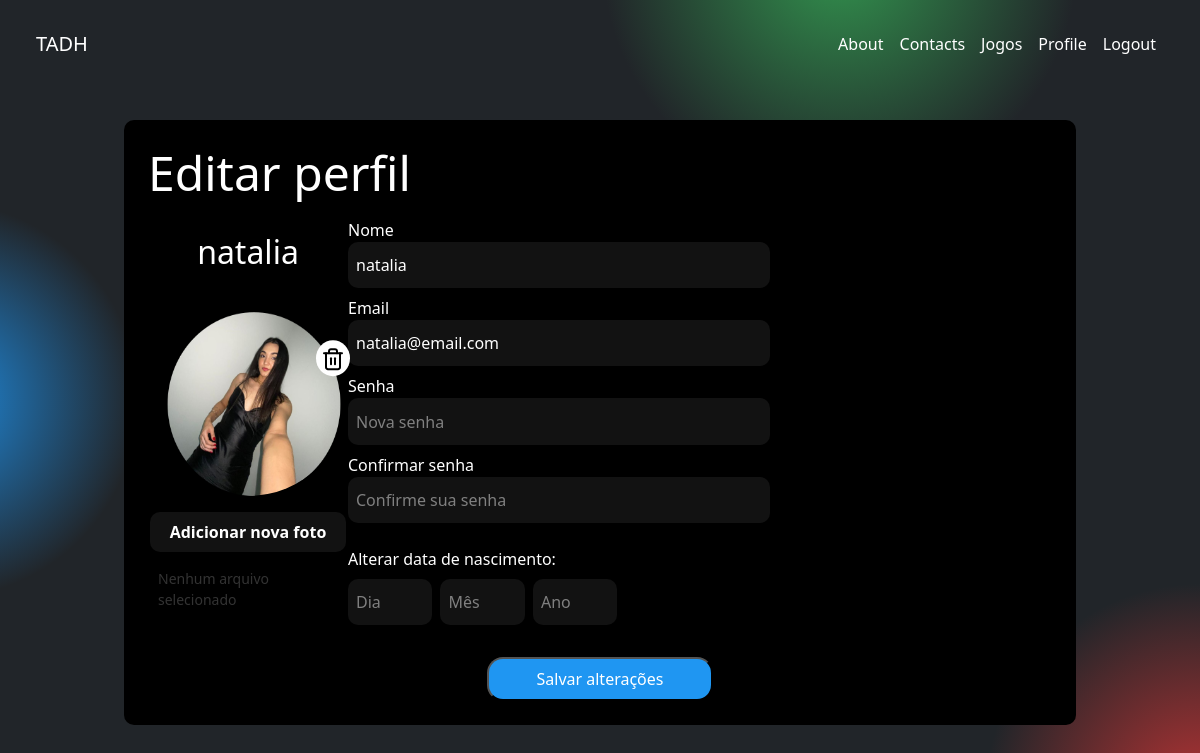
/perfil/editar/ (signed in), run on the app's committed database.
### jogos/models.py (models this page shows, shortened)
class BaseUser(AbstractUser):
    id = models.UUIDField(primary_key=True, default=uuid.uuid4, editable=False)
    created_at = models.DateTimeField(auto_now_add=True)
    updated_at = models.DateTimeField(auto_now=True)
    birth_date = models.DateField(null=True, blank=True)
    photo = models.ImageField(upload_to="users/images/%Y/%m/%d/", blank=True, null=True)
    USERNAME_FIELD = "username"

### jogos/views.py (the view)
# urls.py: path('perfil/editar/', views.profile_edit, name='profile_edit'),
@login_required(login_url="login")
def profile_edit(request):
    user = request.user
    if request.method == "POST":
        form = UserEditForm(request.POST, request.FILES, instance=user)
        try:
            dia = int(request.POST.get("day", 0))
            mes = int(request.POST.get("month", 0))
            ano = int(request.POST.get("year", 0))
            data_nascimento = date(ano, mes, dia)
            user.birth_date = data_nascimento
        except (ValueError, TypeError):
            data_nascimento = user.birth_date
        if form.is_valid():
            user = form.save(commit=False)
            user.birth_date = data_nascimento
            if "photo" in request.FILES:
                user.photo = request.FILES["photo"]
            if form.cleaned_data.get("password"):
                user.set_password(form.cleaned_data["password"])
            user.save()
            messages.success(request, "Perfil atualizado com sucesso!")
            return redirect("profile")
        else:
            messages.error(request, "Erro ao atualizar o perfil")
    else:
        form = UserEditForm(instance=user)
    return render(request, "pages/profile_edit.html", {"form": form})

### jogos/templates/pages/profile_edit.html (shortened to what this page needs)
{% extends 'base.html' %}
{% load static %}
{% block content %}
    <div class="main-container-profile">
        <form method="post" enctype="multipart/form-data">
        <div class="profile-settings">
        <h1 class="title-settings">Editar perfil</h1>
        <div class="main-settings">
            <div class="left">
                <h2>{{ request.user.username }}</h2>
                {% if request.user.photo %}
                    <a class="link-delete-photo" href="{% url 'deletar_photo' %}"><img src="{% static 'img/trash.svg' %}" alt="User photo" class="trash-photo"></a>
                    <img src="{{ request.user.photo.url }}" alt="User photo" class="author-img">
                {% else %}
                    <img class="photo-profile-edit" src="{% static 'img/user 5.svg' %}" alt="User photo" class="author-img">
                {% endif %}
                <label for="file-upload" class="custom-file-label"><strong>Adicionar nova foto</strong></label>
                <span class="file-name">Nenhum arquivo selecionado</span>
            </div>
            <div class="right">
                <div class="form-group">
                    <label for="username">Nome</label>
                    {{ form.username }}
                </div>
                <div class="form-group">
                    <label for="email">Email</label>
                    {{ form.email }}
                </div>
                <div class="form-group">
                    <label for="password">Senha</label>
                    {{ form.password1 }}
                </div>
                <div class="form-group">
                    <label for="confirmar-senha">Confirmar senha</label>
                    {{ form.password2 }}
                </div>
                <div class="form-group date-group">
                    <label class="date-title" for="birth_date">Alterar data de nascimento:</label>
                    <div class="date-inputs">
                        <input type="text" name="day" placeholder="Dia" class="date-input form-control form-input">
                        <input type="text" name="month" placeholder="Mês" class="date-input form-control form-input">
                        <input type="text" name="year" placeholder="Ano" class="date-input form-control form-input">
                    </div>
            </div>
        </div>
        </div>
        <button class="start-button save-btn" type="submit">Salvar alterações</button>
        </form>
    </div>
{% endblock content %}

### jogos/static/css/styles.css (style rules this page uses)
body { background-color: #121212; color: white; background-image: radial-gradient(circle at -5% 50%, rgba(31, 150, 242, 0.9), transparent 15%), radial-gradient(circle at 70% -5%, rgba(52, 159, 82, 0.9), transparent 20%), radial-gradient(circle at 100% 100%, rgba(200, 53, 53, 0.9), transparent 15%); background-size: cover; background-attachment: fixed; }
h1 { font-size: 3rem; color: white; margin-left: 6rem; }
.author-img { max-width: 200px; border-radius: 100%; height: 200px; }
.start-button { background-color: #1F96F2; padding: 1rem 2rem; border-radius: 10px; color: white; text-decoration: none; width: fit-content; margin: 0 auto; }
.main-container-profile { display: flex; flex-direction: column; width: 90%; margin: 0 auto; }
.profile-settings { display: flex; flex-direction: column; margin: 2rem 4rem; justify-content: center; gap: 1rem; text-align: left; background-color: black; padding: 1.5rem; border-radius: 10px; }
.main-settings { display: flex; justify-content: space-between; align-items: center; }
.left { display: flex; flex-direction: column; gap: 1rem; align-items: center; }
.right { display: flex; flex-direction: column; gap: 0.5rem; }
.form-input { color: white; font: bold; background-color: #121212; border: none; border-radius: 10px; padding: 0.7rem 0.5rem; width: 60%; }
.date-inputs { display: flex; gap: 0.5rem; }
.date-group { margin-top: 1rem; }
.date-title { margin-bottom: 0.5rem; }
.title-settings { margin: 0; }
.date-input { width: 12%; }
.form-input::placeholder { color: gray; }
.save-btn { margin-top: 1rem; padding: 0.5rem 3rem; border-radius: 1rem; }
.custom-file-label { display: inline-block; padding: 8px 20px; background-color: #121212; color: white; border-radius: 10px; cursor: pointer; text-align: center; }
.file-name { margin-left: 10px; font-size: 14px; color: #333; }
.link-delete-photo { background-color: white; border-radius: 100%; padding: 5px; position: absolute; transform: translate(250%, 300%); }

### data on the page
BaseUser: user.username "natalia", user.photo (picture), username "natalia", email "natalia@email.com"
